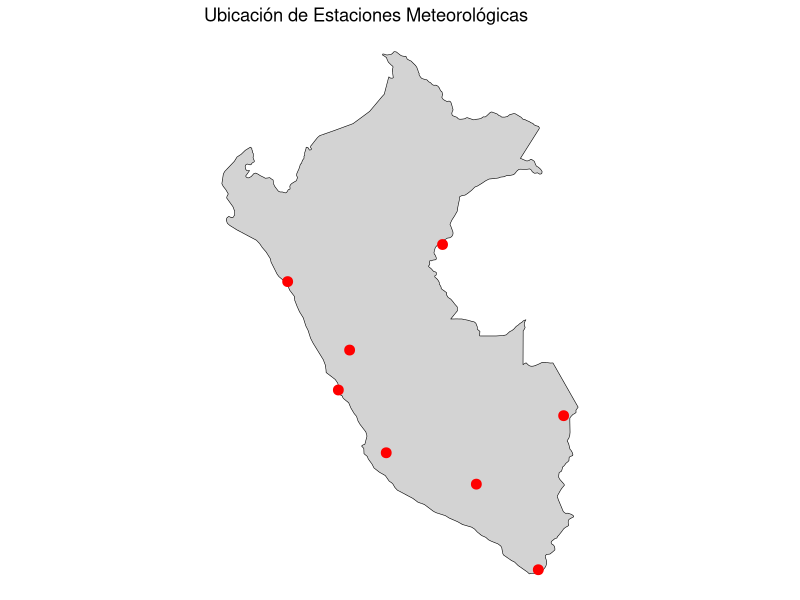
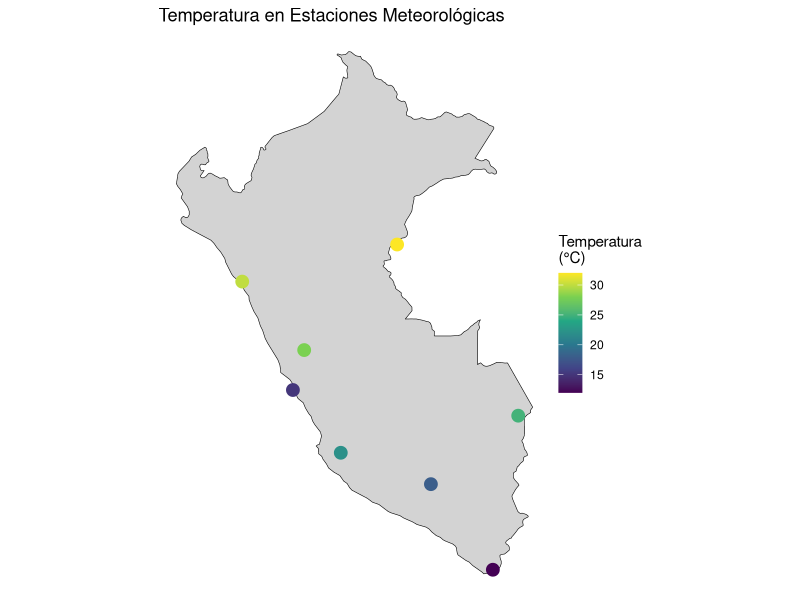
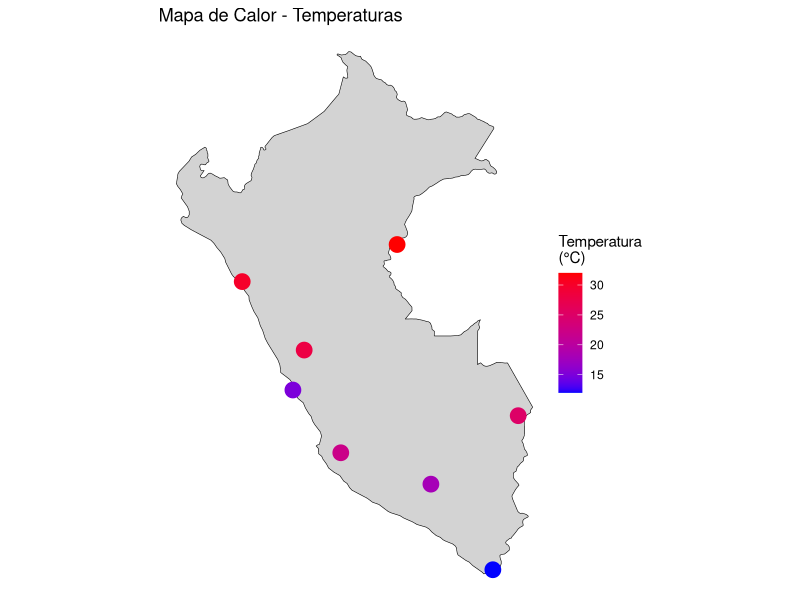
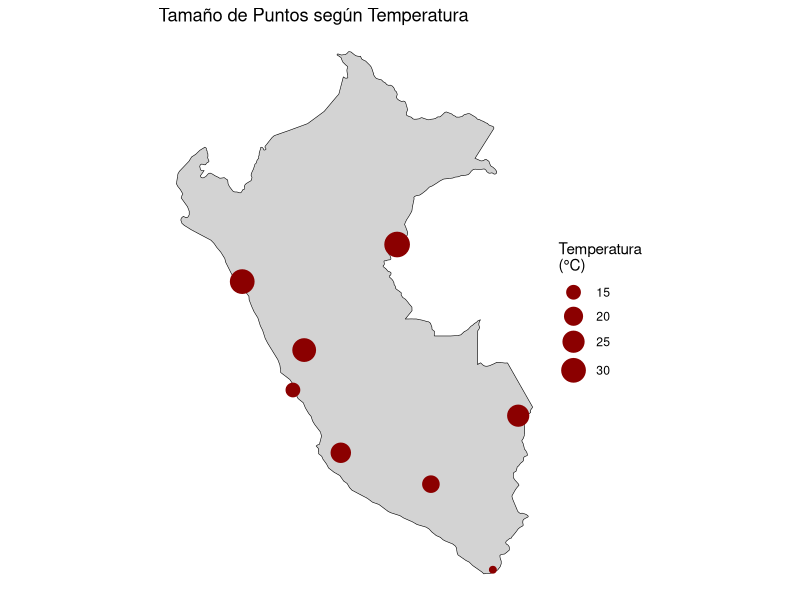
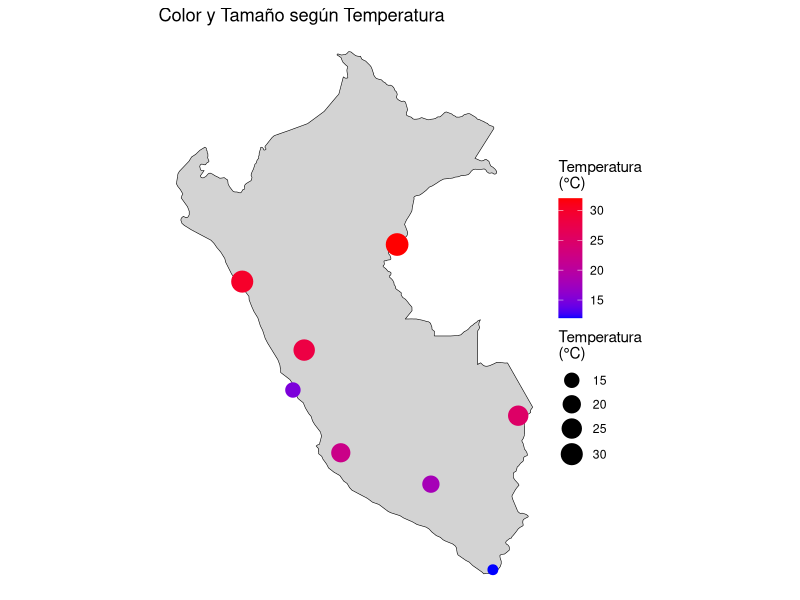
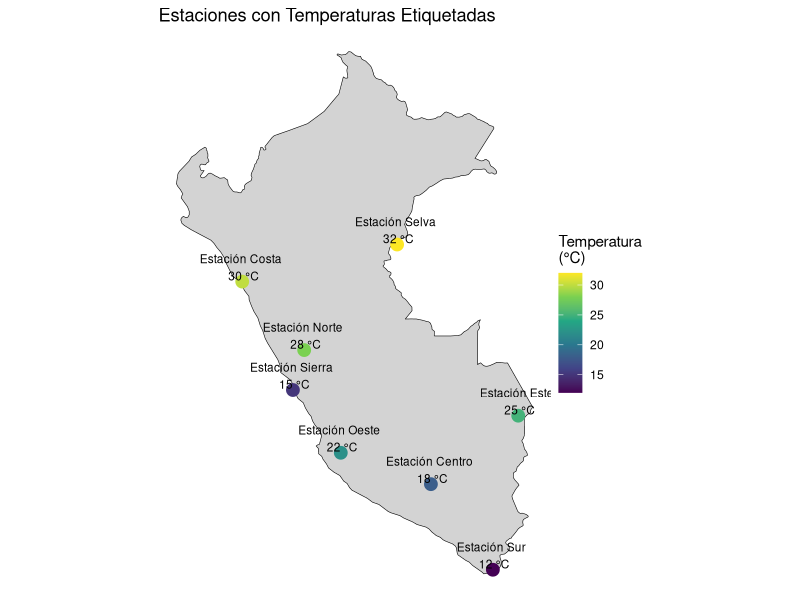
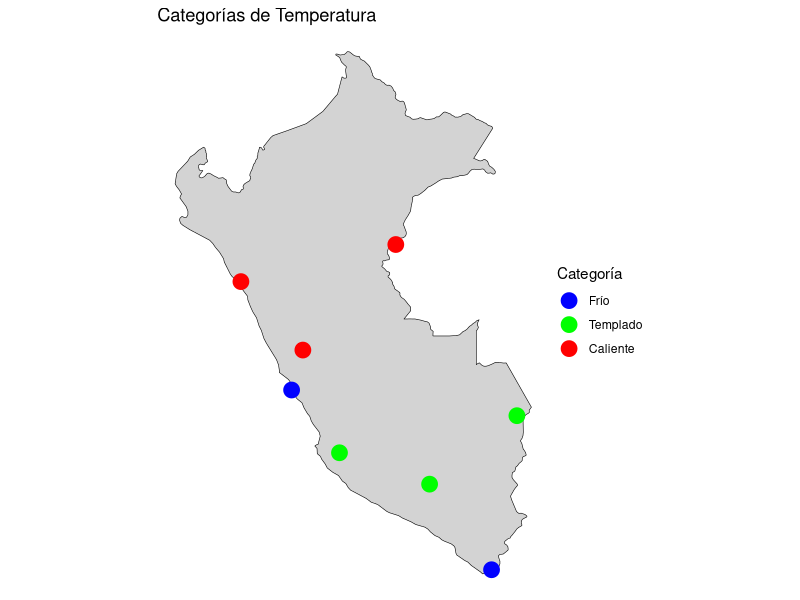
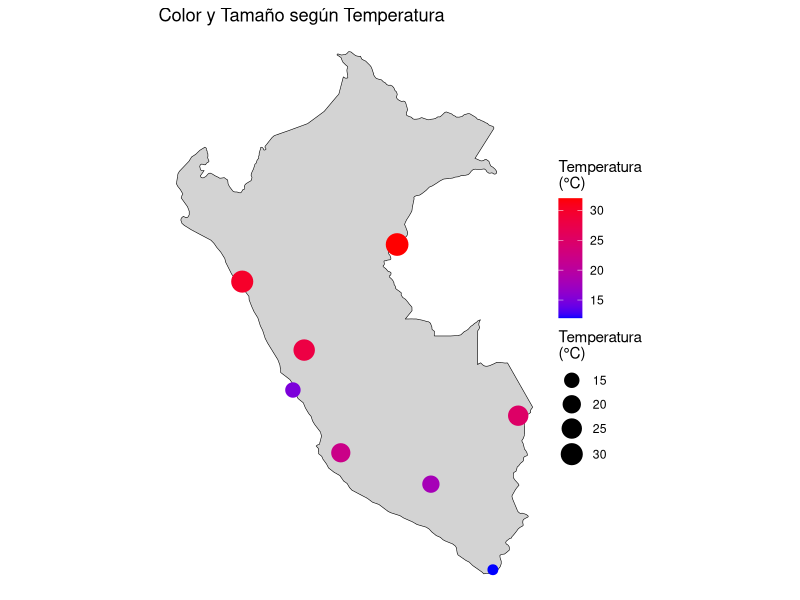

The R script that drew these images, in order:
# =============================================================================
# ARCHIVO 3: MAPA CON PUNTOS Y VALORES - Tutorial Paso a Paso
# =============================================================================

# PASO 1: Instalar paquetes (solo la primera vez)
# install.packages(c("sf", "ggplot2", "dplyr", "viridis", "rnaturalearth"))

# PASO 2: Cargar librerías
library(sf)
library(ggplot2)
library(dplyr)
library(viridis)         # Para colores bonitos
library(rnaturalearth)

# PASO 3: Obtener el mapa base (usaremos Perú como ejemplo)
pais <- "Peru"  # Cambia por tu país
mapa_pais <- ne_countries(scale = "medium", returnclass = "sf") %>%
  filter(name == pais)

# PASO 4: Crear datos de ejemplo (simularemos estaciones meteorológicas)
set.seed(123)  # Para que siempre salgan los mismos datos

# Datos de ejemplo: estaciones con temperatura
estaciones <- data.frame(
  nombre = c("Estación Norte", "Estación Sur", "Estación Este", 
             "Estación Oeste", "Estación Centro", "Estación Costa",
             "Estación Sierra", "Estación Selva"),
  latitud = c(-10.5, -18.2, -12.8, -14.1, -15.2, -8.1, -11.9, -6.8),
  longitud = c(-76.8, -70.1, -69.2, -75.5, -72.3, -79.0, -77.2, -73.5),
  temperatura = c(28, 12, 25, 22, 18, 30, 15, 32)  # Temperaturas en °C
)

print("Datos creados:")
print(estaciones)

# PASO 5: Convertir a objeto espacial
puntos_sf <- st_as_sf(estaciones, 
                      coords = c("longitud", "latitud"), 
                      crs = 4326)  # Sistema de coordenadas WGS84

# PASO 6: Crear mapa básico con puntos
mapa_basico <- ggplot() +
  geom_sf(data = mapa_pais, fill = "lightgray", color = "black") +
  geom_sf(data = puntos_sf, color = "red", size = 3) +
  theme_void() +
  labs(title = "Ubicación de Estaciones Meteorológicas")

print(mapa_basico)

# PASO 7: Mapa con colores según valores (¡Aquí está la magia!)
mapa_colores <- ggplot() +
  geom_sf(data = mapa_pais, fill = "lightgray", color = "black") +
  geom_sf(data = puntos_sf, aes(color = temperatura), size = 4) +
  scale_color_viridis_c(name = "Temperatura\n(°C)") +  # Escala de colores
  theme_void() +
  labs(title = "Temperatura en Estaciones Meteorológicas")

print(mapa_colores)

# PASO 8: Cambiar la paleta de colores
mapa_colores_calor <- ggplot() +
  geom_sf(data = mapa_pais, fill = "lightgray", color = "black") +
  geom_sf(data = puntos_sf, aes(color = temperatura), size = 5) +
  scale_color_gradient(low = "blue", high = "red", 
                       name = "Temperatura\n(°C)") +
  theme_void() +
  labs(title = "Mapa de Calor - Temperaturas")

print(mapa_colores_calor)

# PASO 9: Diferentes tamaños según valores
mapa_tamaños <- ggplot() +
  geom_sf(data = mapa_pais, fill = "lightgray", color = "black") +
  geom_sf(data = puntos_sf, aes(size = temperatura), color = "darkred") +
  scale_size_continuous(name = "Temperatura\n(°C)", range = c(2, 8)) +
  theme_void() +
  labs(title = "Tamaño de Puntos según Temperatura")

print(mapa_tamaños)

# PASO 10: Combinar color Y tamaño
mapa_combinado <- ggplot() +
  geom_sf(data = mapa_pais, fill = "lightgray", color = "black") +
  geom_sf(data = puntos_sf, aes(color = temperatura, size = temperatura)) +
  scale_color_gradient(low = "blue", high = "red", 
                       name = "Temperatura\n(°C)") +
  scale_size_continuous(name = "Temperatura\n(°C)", range = c(3, 7)) +
  theme_void() +
  labs(title = "Color y Tamaño según Temperatura")

print(mapa_combinado)

# PASO 11: Añadir etiquetas con nombres
mapa_etiquetas <- ggplot() +
  geom_sf(data = mapa_pais, fill = "lightgray", color = "black") +
  geom_sf(data = puntos_sf, aes(color = temperatura), size = 4) +
  geom_sf_text(data = puntos_sf, aes(label = paste(nombre, "\n", temperatura, "°C")),
               size = 3, nudge_y = 0.5) +  # Mover texto hacia arriba
  scale_color_viridis_c(name = "Temperatura\n(°C)") +
  theme_void() +
  labs(title = "Estaciones con Temperaturas Etiquetadas")

print(mapa_etiquetas)

# PASO 12: Categorizar valores en grupos
# Crear categorías de temperatura
puntos_sf$categoria <- cut(puntos_sf$temperatura, 
                           breaks = c(0, 15, 25, 35), 
                           labels = c("Frío", "Templado", "Caliente"))

mapa_categorias <- ggplot() +
  geom_sf(data = mapa_pais, fill = "lightgray", color = "black") +
  geom_sf(data = puntos_sf, aes(color = categoria), size = 5) +
  scale_color_manual(values = c("Frío" = "blue", 
                                "Templado" = "green", 
                                "Caliente" = "red"),
                     name = "Categoría") +
  theme_void() +
  labs(title = "Categorías de Temperatura")

print(mapa_categorias)

# PASO 13: Función para crear tus propios mapas
crear_mapa_valores <- function(datos, pais_nombre, columna_valor, titulo) {
  # Obtener mapa del país
  mapa <- ne_countries(scale = "medium", returnclass = "sf") %>%
    filter(name == pais_nombre)
  
  # Convertir datos a espacial
  datos_sf <- st_as_sf(datos, coords = c("longitud", "latitud"), crs = 4326)
  
  # Crear mapa
  ggplot() +
    geom_sf(data = mapa, fill = "lightgray", color = "black") +
    geom_sf(data = datos_sf, aes_string(color = columna_valor), size = 4) +
    scale_color_viridis_c(name = columna_valor) +
    theme_void() +
    labs(title = titulo)
}

# Ejemplo de uso:
# mi_mapa <- crear_mapa_valores(estaciones, "Peru", "temperatura", 
#                              "Mi Mapa de Temperaturas")
# print(mi_mapa)

# PASO 14: Guardar tu mapa
ggsave("mapa_temperaturas.png", plot = mapa_combinado, 
       width = 12, height = 8, dpi = 300)
